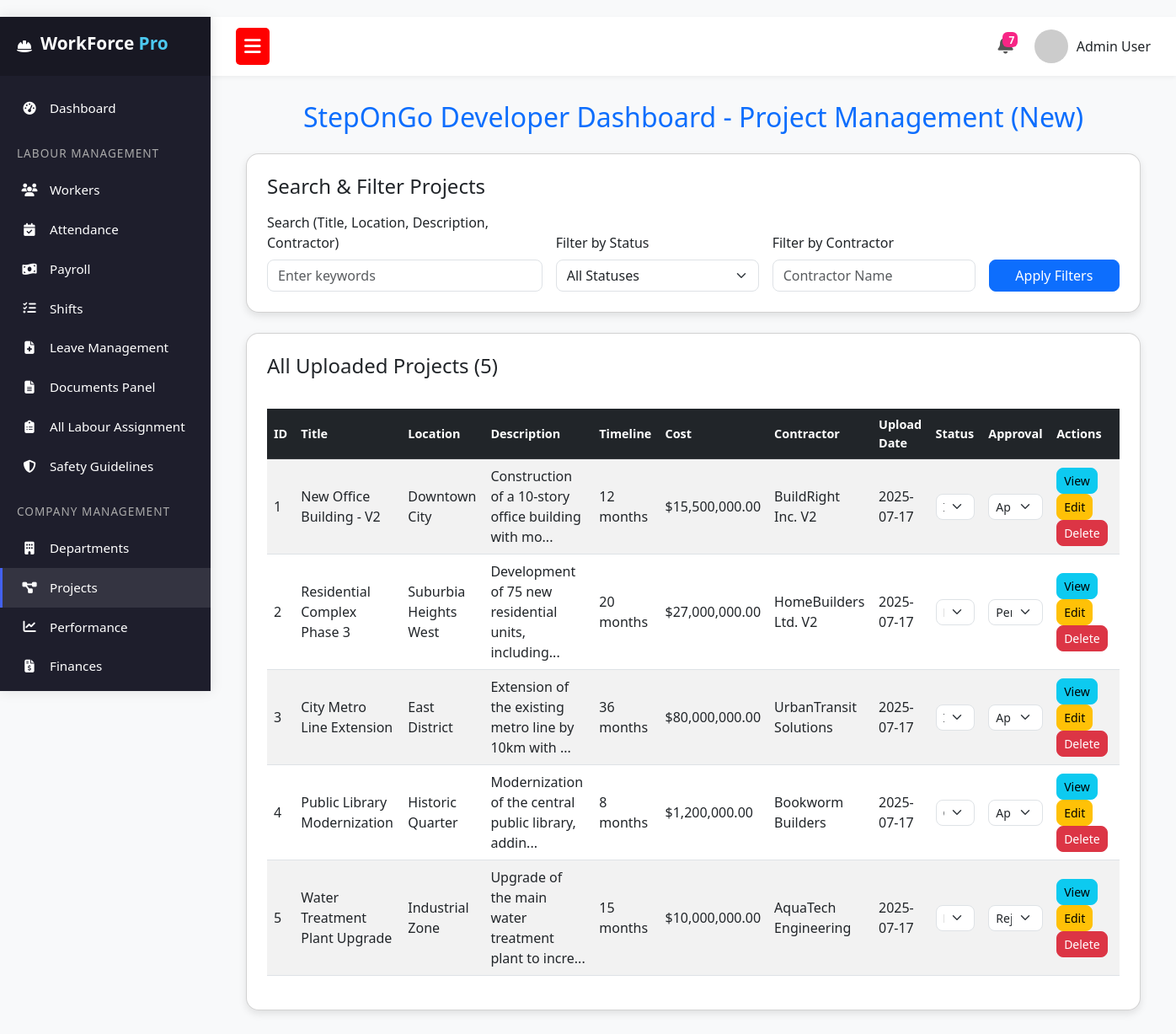
/intro/admin_dashboard.php?page=projects, run on the app's committed database.
### tables this page shows
CREATE TABLE IF NOT EXISTS developer_projects (
    id INT AUTO_INCREMENT PRIMARY KEY,
    project_title VARCHAR(255) NOT NULL,
    location VARCHAR(255) NOT NULL,
    description TEXT,
    timeline VARCHAR(100),
    cost DECIMAL(10, 2),
    contractor_name VARCHAR(255),
    status ENUM('Pending', 'In Progress', 'Completed') DEFAULT 'Pending',
    upload_date TIMESTAMP DEFAULT CURRENT_TIMESTAMP,
    approval_status ENUM('Pending', 'Approved', 'Rejected') DEFAULT 'Pending'
);

### intro/project_content_dev.php (the view, shortened to what this page needs)
<?php
$servername = "localhost";
$username = "root";
$password = "";
$dbname = "stepongo_new_db";
$conn = new mysqli($servername, $username, $password, $dbname);
$search_query = "";
$filter_contractor = "";
$sql = "SELECT id, project_title, location, description, timeline, cost, contractor_name, status, upload_date, approval_status FROM developer_projects WHERE 1=1";
$sql .= " ORDER BY upload_date DESC";
$stmt = $conn->prepare($sql);
$stmt->execute();
$result = $stmt->get_result();
$projects = $result->fetch_all(MYSQLI_ASSOC);
?>
<!DOCTYPE html>
<html lang="en">
<head>
    <link href="https://cdn.jsdelivr.net/npm/bootstrap@5.3.0/dist/css/bootstrap.min.css" rel="stylesheet">
</head>
<body>
    <div class="container">
        <h2 class="text-center mb-4 text-primary">StepOnGo Developer Dashboard - Project Management (New)</h2>
        <div class="card p-4 mb-4">
            <h4 class="mb-3">Search & Filter Projects</h4>
            <form class="row g-3 align-items-end" method="GET" action="project_content_dev.php">
                <div class="col-md-4">
                    <label for="searchQuery" class="form-label">Search (Title, Location, Description, Contractor)</label>
                    <input type="text" class="form-control" id="searchQuery" name="search_query" value="<?php echo htmlspecialchars($search_query); ?>" placeholder="Enter keywords">
                </div>
                <div class="col-md-3">
                    <label for="filterStatus" class="form-label">Filter by Status</label>
                    <select class="form-select" id="filterStatus" name="filter_status">
                        <option value="">All Statuses</option>
                    </select>
                </div>
                <div class="col-md-3">
                    <label for="filterContractor" class="form-label">Filter by Contractor</label>
                    <input type="text" class="form-control" id="filterContractor" name="filter_contractor" value="<?php echo htmlspecialchars($filter_contractor); ?>" placeholder="Contractor Name">
                </div>
                <div class="col-md-2">
                    <button type="submit" class="btn btn-primary w-100 btn-action">Apply Filters</button>
                </div>
            </form>
        </div>
        <div class="card p-4">
            <h4 class="mb-3">All Uploaded Projects (<?php echo count($projects); ?>)</h4>
            <div class="table-responsive">
                <table class="table table-hover table-striped">
                    <thead class="table-dark">
                        <tr>
                            <th>ID</th>
                            <th>Title</th>
                            <th>Location</th>
                            <th>Description</th>
                            <th>Timeline</th>
                            <th>Cost</th>
                            <th>Contractor</th>
                            <th>Upload Date</th>
                            <th>Status</th>
                            <th>Approval</th>
                            <th>Actions</th>
                        </tr>
                    </thead>
                    <tbody>
                        <?php if (count($projects) > 0): ?>
                            <?php foreach ($projects as $project): ?>
                                <tr>
                                    <td><?php echo htmlspecialchars($project['id']); ?></td>
                                    <td><?php echo htmlspecialchars($project['project_title']); ?></td>
                                    <td><?php echo htmlspecialchars($project['location']); ?></td>
                                    <td><?php echo htmlspecialchars(substr($project['description'], 0, 50)) . (strlen($project['description']) > 50 ? '...' : ''); ?></td>
                                    <td><?php echo htmlspecialchars($project['timeline']); ?></td>
                                    <td>$<?php echo number_format(htmlspecialchars($project['cost']), 2); ?></td>
                                    <td><?php echo htmlspecialchars($project['contractor_name']); ?></td>
                                    <td><?php echo date('Y-m-d', strtotime(htmlspecialchars($project['upload_date']))); ?></td>
                                    <td>
                                        <form method="POST" action="project_content_dev.php" class="d-inline">
                                            <select name="new_status" class="form-select form-select-sm" onchange="this.form.submit()">
                                                <option value="Pending" <?php echo ($project['status'] == 'Pending') ? 'selected' : ''; ?>>Pending</option>
                                                <option value="In Progress" <?php echo ($project['status'] == 'In Progress') ? 'selected' : ''; ?>>In Progress</option>
                                                <option value="Completed" <?php echo ($project['status'] == 'Completed') ? 'selected' : ''; ?>>Completed</option>
                                            </select>
                                        </form>
                                    </td>
                                    <td>
                                        <form method="POST" action="project_content_dev.php" class="d-inline">
                                            <select name="new_approval_status" class="form-select form-select-sm" onchange="this.form.submit()">
                                                <option value="Pending" <?php echo ($project['approval_status'] == 'Pending') ? 'selected' : ''; ?>>Pending</option>
                                                <option value="Approved" <?php echo ($project['approval_status'] == 'Approved') ? 'selected' : ''; ?>>Approved</option>
                                                <option value="Rejected" <?php echo ($project['approval_status'] == 'Rejected') ? 'selected' : ''; ?>>Rejected</option>
                                            </select>
                                        </form>
                                    </td>
                                    <td>
                                        <button type="button" class="btn btn-info btn-sm btn-action" data-bs-toggle="modal" data-bs-target="#projectDetailsModal"
                                                data-id="<?php echo htmlspecialchars($project['id']); ?>"
                                                data-title="<?php echo htmlspecialchars($project['project_title']); ?>"
                                                data-location="<?php echo htmlspecialchars($project['location']); ?>"
                                                data-description="<?php echo htmlspecialchars($project['description']); ?>"
                                                data-timeline="<?php echo htmlspecialchars($project['timeline']); ?>"
                                                data-cost="<?php echo number_format(htmlspecialchars($project['cost']), 2); ?>"
                                                data-contractor="<?php echo htmlspecialchars($project['contractor_name']); ?>"
                                                data-uploaddate="<?php echo date('Y-m-d H:i:s', strtotime(htmlspecialchars($project['upload_date']))); ?>"
                                                data-status="<?php echo htmlspecialchars($project['status']); ?>"
                                                data-approval="<?php echo htmlspecialchars($project['approval_status']); ?>">
                                            View
                                        </button>
                                        <a href="project_content_dev.php?edit_id=<?php echo htmlspecialchars($project['id']); ?>" class="btn btn-warning btn-sm btn-action">Edit</a>
                                        <a href="project_content_dev.php?delete_id=<?php echo htmlspecialchars($project['id']); ?>" class="btn btn-danger btn-sm btn-action" onclick="return confirm('Are you sure you want to delete this project?');">Delete</a>
                                    </td>
                                </tr>
                            <?php endforeach; ?>
                        <?php else: ?>
                            <tr>
                                <td colspan="11" class="text-center">No projects found.</td>
                            </tr>
                        <?php endif; ?>
                    </tbody>
                </table>
            </div>
        </div>
    </div>
</body>
</html>

### data on the page
developer_projects: id "1", project_title "New Office Building - V2", location "Downtown City", description "Construction of a 10-story office building with mo", timeline "12 months", cost "15,500,000.00", contractor_name "BuildRight Inc. V2", upload_date "2025-07-17", new_status "In Progress", new_approval_status "Approved"
developer_projects: id "2", project_title "Residential Complex Phase 3", location "Suburbia Heights West", description "Development of 75 new residential units, including", timeline "20 months", cost "27,000,000.00", contractor_name "HomeBuilders Ltd. V2", upload_date "2025-07-17", new_status "Pending", new_approval_status "Pending"
developer_projects: id "3", project_title "City Metro Line Extension", location "East District", description "Extension of the existing metro line by 10km with", timeline "36 months", cost "80,000,000.00", contractor_name "UrbanTransit Solutions", upload_date "2025-07-17", new_status "In Progress", new_approval_status "Approved"
developer_projects: id "4", project_title "Public Library Modernization", location "Historic Quarter", description "Modernization of the central public library, addin", timeline "8 months", cost "1,200,000.00", contractor_name "Bookworm Builders", upload_date "2025-07-17", new_status "Completed", new_approval_status "Approved"
developer_projects: id "5", project_title "Water Treatment Plant Upgrade", location "Industrial Zone", description "Upgrade of the main water treatment plant to incre", timeline "15 months", cost "10,000,000.00", contractor_name "AquaTech Engineering", upload_date "2025-07-17", new_status "Pending", new_approval_status "Rejected"

### other printed values
count($projects) "5"
